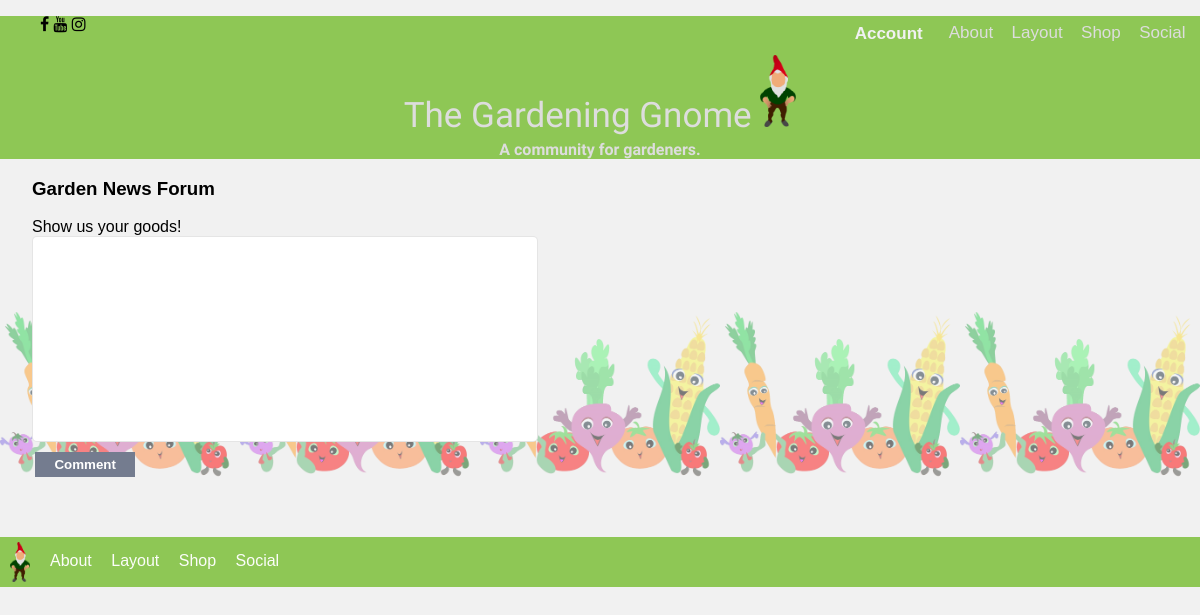
Before: /social.php with the older database file.
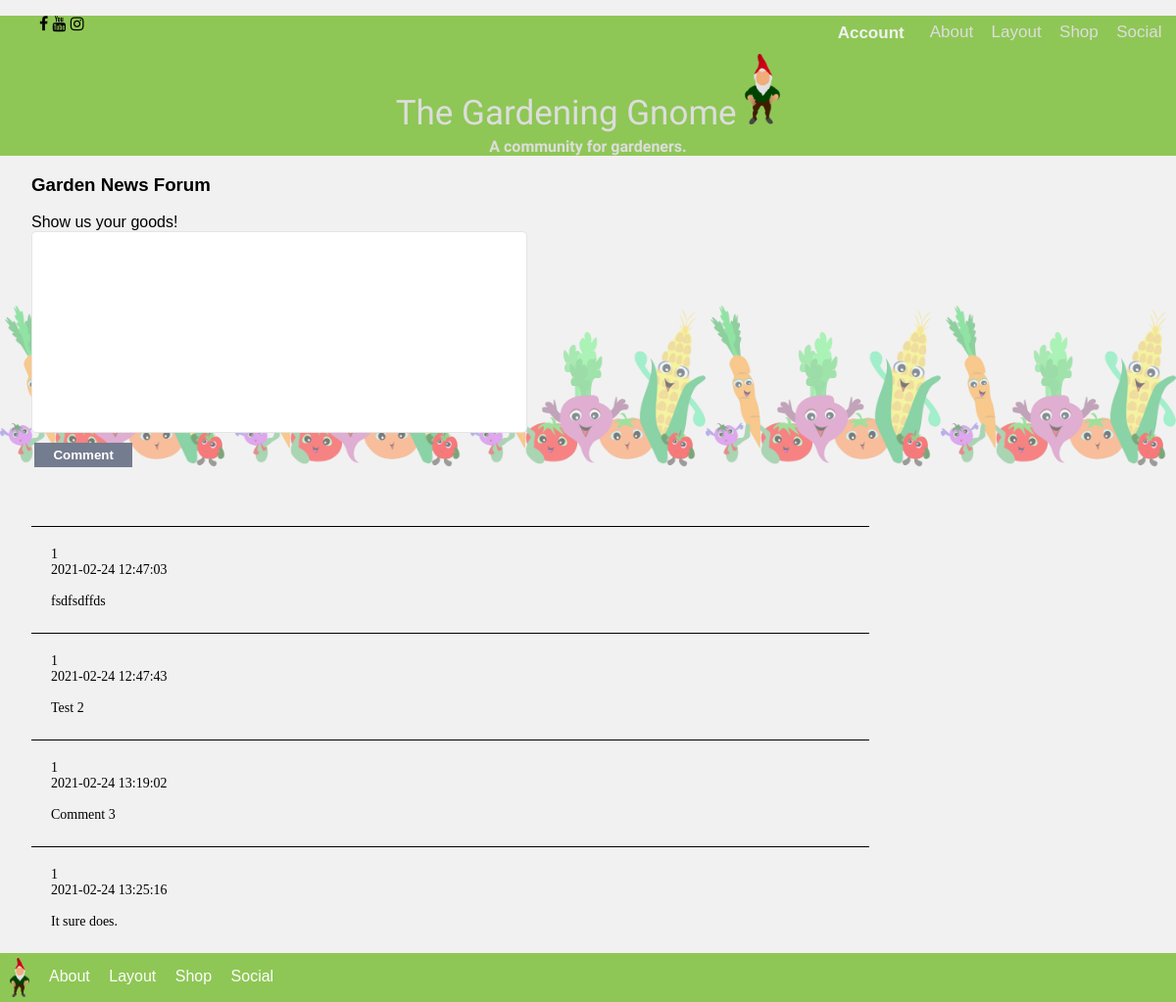
After: the same page with the newer database file.
### tables this page shows
CREATE TABLE `social` (
  `socialID` int NOT NULL AUTO_INCREMENT,
  `username` varchar(100) DEFAULT NULL,
  `comment` varchar(160) DEFAULT NULL,
  `user_userID` int NOT NULL,
  `comment_date` datetime DEFAULT NULL,
  PRIMARY KEY (`socialID`),
  KEY `fk_social_user1_idx` (`user_userID`),
  CONSTRAINT `fk_social_user1` FOREIGN KEY (`user_userID`) REFERENCES `user` (`userID`)
);

### comments.php (the view, shortened to what this page needs)
<?php
function getComments($pdo) {
  $sql = "SELECT * FROM social";
  $result = $pdo->query($sql);
  while ($row = $result->fetch()) {
    echo "<div class='commentbox'><p>"
      . $row['user_userID']."<br>"
      . $row['comment_date']."<br><br>"
      . nl2br($row['comment'])
    . "</p></div>";
  }
}

### social.php (shortened to what this page needs)
<?php
  require 'comments.php';
?>
<!DOCTYPE html>
<html lang="en">
<head>
  <link rel="stylesheet" href="css/social.css">
  <link rel="stylesheet" href="https://stackpath.bootstrapcdn.com/font-awesome/4.7.0/css/font-awesome.min.css">
</head>
	<?php
include("css/header.php");
?>
	 <div class="page-container">
<div class="content-wrapper">
<body>
	<div id ="wrapper">
		<div id ="comment">
      <h3>Garden News Forum</h3>
      <?php
      echo "<form id='commentform' method='POST' action=''>
        <label for='comment'>Show us your goods!</label>
        <input type='hidden' name='user_userID' value='Anonymous'>
        <input type='hidden' name='date' value='".date('Y-m-d H:i:s')."'>
        <textarea name='comment' id='comment' rows='10' tabindex='4'></textarea>
        <button type='submit' name='commentSubmit'>Comment</button>
      </form>";
      getComments($pdo);
      ?>
    </div>
  </div>
</div>
  <?php
  include("css/footer.php");
  ?>
</body>
</div>
</html>

### css/header.php (shortened to what this page needs)
<div class="navWrapper">
<div class="social-links">
    <ul class="d-flex">
      <li><a><i class="fa fa-facebook"></i></a></li>
      <li><a><i class="fa fa-youtube"></i></a></li>
      <li><a><i class="fa fa-instagram"></i></a></li>
    </ul>
  </div>
<div class="navBar">
    <ul>
    <div class="dropdown">
  <button class="dropbtn">Account</button>
  </div>
        <li><a href="about.php">About</a></li>
        <li><a href="layout.php">Layout</a></li>
        <li><a href="shop.php">Shop</a></li>
         <li><a href="social.php">Social</a></li>
        </ul>
</div>
<p id="name">The Gardening Gnome <img src="images/gnome.webp" width="3%"></p>
<p id="slogan">A community for gardeners.</p>
	</div>

### css/footer.php (shortened to what this page needs)
<div class="footer">
<footer>
	<img src="images/gnome.webp">
	<nav>
		<a href="about.html">About</a>
		<a href="layout.html">Layout</a>
		<a href="shop.html">Shop</a>
		<a href="social.html">Social</a>
	</nav>
</footer>
</div>

### css/social.css (style rules this page uses)
h3 { margin-left: 2rem; }
input, label { margin-left: 2rem; display:block; }
textarea { font-family: Cambria, Cochin, Georgia, Times, 'Times New Roman', serif; font-size: 1.2em; margin-bottom: 0.625rem; margin-left: 2rem; display: block; width: 31.25rem; height: 12.5rem; resize: none; border: 1px solid rgba(0, 0, 0, 0.1); border-radius: 0.313rem; line-height: 1.4em; }
#commentform::before { content: ""; position: absolute; background-image: url("../socialImages/veggiebackdrop.png"); background-position: center; background-repeat: repeat-x; background-size: 20%; height: 50rem; top: 0; right: 0; bottom: 0; left: 0; opacity: 0.5; z-index: -1; }
button { border: none; cursor: pointer; margin-left: 2.2rem; margin-bottom: 60px; width: 6.25rem; height: 1.563rem; font-weight: bold; color: #fff; background-color: #747C8F; }
.commentbox { width: 815px; margin-left: 2rem; padding: 20px; margin-bottom: 4px; border-top: 1px solid #000; }
.commentbox p { font-family: 'Times New Roman', Times, serif; font-size: 14px; line-height: 16px; font-weight: 100; }

### css/header.php (style rules this page uses)
.dropbtn { background-color: Transparent; color: #f1f1f1; font-size: 17px; border: none; }
.dropdown { position: relative; display: inline-block; float: left; padding-top: 3px; padding-right: 3px; }
.navWrapper { width: 100%; padding: 0%; margin: 0%; background-color: rgb(142, 199, 85); }
body { background-color: #f1f1f1; padding: 0; margin: 0; font-family: Arial; }
ul li { display: inline-block; }
.navBar ul li:not(:last-child):after { padding-top: 2px; content: " "; color: #ddd; }
#name { padding-left: 0; color: #ddd; padding-top: 5px; text-align: center; font-family: 'Yellowtail', cursive; font-size: 35px; }
p { margin: 0; }
#slogan { margin-top: 4px; padding: 0; color: #ddd; font-family: 'Indie Flower', cursive;; text-align: center; font-weight: bold; }
.navBar { position: absolute; right:3px; top:2px; }
.navBar a { position: relative; float: right; color: #ddd; text-align: center; padding: 5px 7px; text-decoration: none; font-size: 17px; cursor: pointer; }

### css/footer.php (style rules this page uses)
footer { width: 100%; background-color: rgb(142, 199, 85); height: 50px; bottom: 0; }
footer img { width: auto; height: 40px; float: left; position: relative; left: 10px; top: 5px }
footer nav { position: relative; bottom: -15px; left: 15px; }
footer nav a { padding-left: 15px; color: rgba(255, 255, 255, 0.97); text-decoration: none; }

Changed rows visible on the page:
added social: user_userID "1", comment_date "2021-02-24 12:47:03", comment "fsdfsdffds"
added social: user_userID "1", comment_date "2021-02-24 12:47:43", comment "Test 2"
added social: user_userID "1", comment_date "2021-02-24 13:19:02", comment "Comment 3"
added social: user_userID "1", comment_date "2021-02-24 13:25:16", comment "It sure does."
